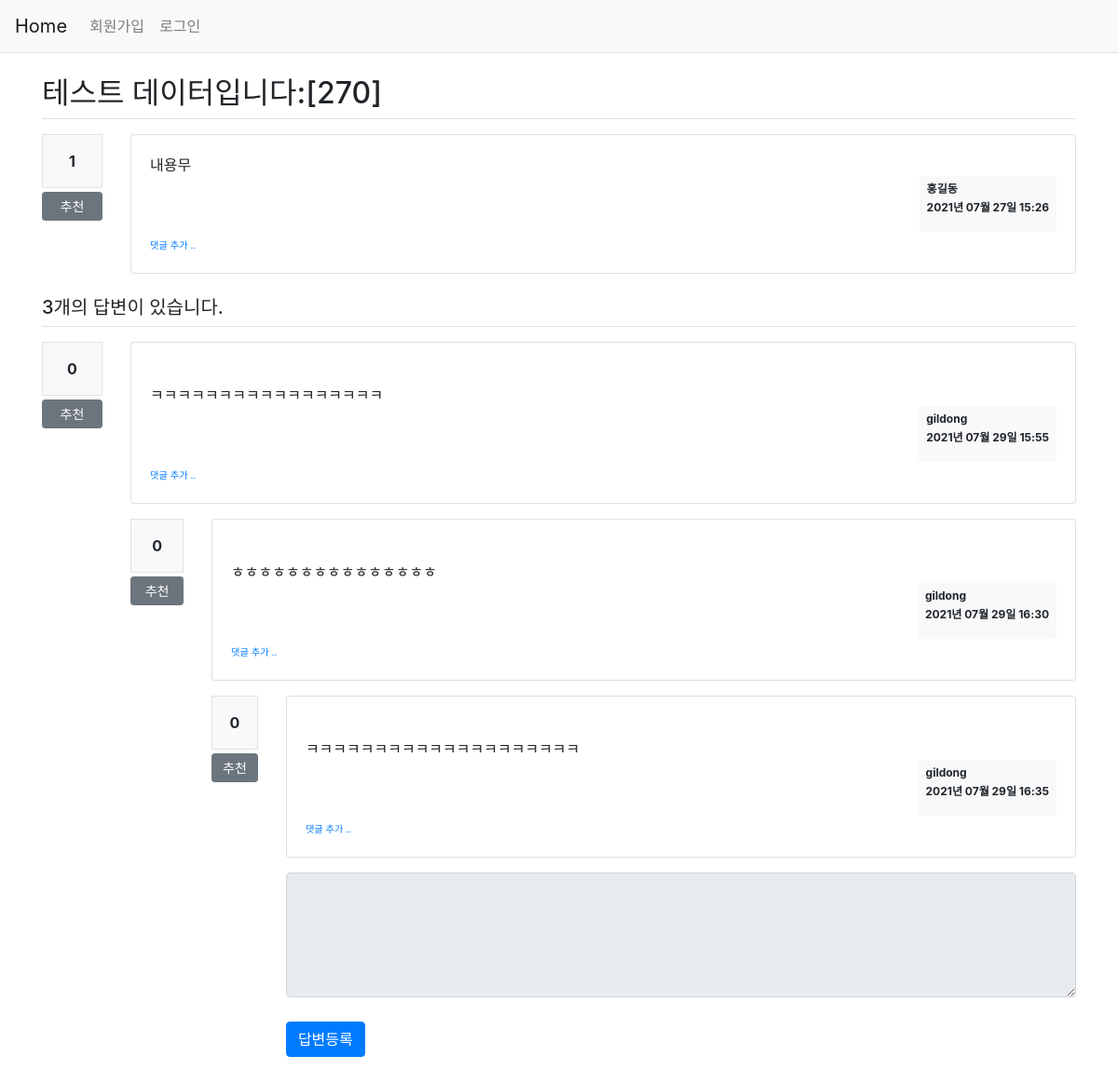
Page /question/detail/273/ on the committed database.
### models.py (models this page shows)
class Question(db.Model):
    id = db.Column(db.Integer, primary_key=True)
    subject = db.Column(db.String(200), nullable=False)
    content = db.Column(db.Text(), nullable=False)
    create_date = db.Column(db.DateTime(), nullable=False)
    user_id = db.Column(db.Integer, db.ForeignKey(
        'user.id', ondelete='CASCADE'), nullable=False)  # 역참조
    user = db.relationship('User', backref=db.backref('question_set'))
    modify_date = db.Column(db.DateTime(), nullable=True)  # 수정 날짜
    voter = db.relationship('User', secondary=question_voter,  # secondary : 다대다 관계
                            backref=db.backref('question_voter_set'))

class User(db.Model):
    id = db.Column(db.Integer, primary_key=True)
    username = db.Column(db.String(150), unique=True, nullable=False)
    password = db.Column(db.String(200), nullable=False)
    email = db.Column(db.String(120), unique=True, nullable=False)

class Answer(db.Model):
    id = db.Column(db.Integer, primary_key=True)
    question_id = db.Column(db.Integer, db.ForeignKey(
        'question.id', ondelete='CASCADE'))
    question = db.relationship(
        'Question', backref=db.backref('answer_set'))  # 역참조
    content = db.Column(db.Text(), nullable=False)
    create_date = db.Column(db.DateTime(), nullable=False)
    user_id = db.Column(db.Integer, db.ForeignKey(
        'user.id', ondelete='CASCADE'), nullable=False)
    user = db.relationship('User', backref=db.backref('answer_set'))  # 역참조
    modify_date = db.Column(db.DateTime(), nullable=True)
    voter = db.relationship('User', secondary=answer_voter,
                            backref=db.backref('answer_voter_set'))

### views/question_views.py (the view)
@bp.route('/detail/<int:question_id>/')
def detail(question_id):
    form = AnswerForm()
    question = Question.query.get_or_404(question_id)  # 404 오류시 에러페이지 출력
    return render_template('question/question_detail.html', question=question, form=form)

### forms.py
class AnswerForm(FlaskForm):
    content = TextAreaField('내용', validators=[DataRequired('내용을 입력해주세요.')])

### filter.py (called while the page is built)
def format_datetime(value, fmt='%Y년 %m월 %d일 %H:%M'):
    return value.strftime(fmt)

### views/auth_views.py (called while the page is built)
@bp.before_app_request  # 모든 라우트 함수보다 앞에 실행
def load_logged_in_user():
    user_id = session.get('user_id')
    if user_id is None:
        g.user = None
    else:
        g.user = User.query.get(user_id)

### templates/question/question_detail.html (shortened to what this page needs)
{%extends 'base.html'%} {%block content%}
<div class="container my-3">
  <h2 class="border-bottom py-2">{{question.subject}}</h2>
  <div class="row my-3">
    <div class="col-1">
      <div class="bg-light text-center p-3 border font-weight-bolder mb-1">
        {{question.voter|length}}
      </div>
      <a
        href="{{ url_for('vote.question', question_id=question.id) }}"
        class="recommend btn btn-sm btn-secondary btn-block my-1"
        >추천</a
      >
    </div>
    <div class="col-11">
      <div class="card">
        <div class="card-body">
          <div class="card-text">{{question.content}}</div>
          <div class="d-flex justify-content-end">
            <div class="badge badge-light p-2 text-left">
              <div class="mb-2">{{question.user.username}}</div>
              <div>{{question.create_date|datetime}}</div>
              <br />
            </div>
          </div>
          <div>
            <a
              href="{{ url_for('comment.create_question', question_id=question.id) }}"
              class="small"
              ><small>댓글 추가 ..</small></a
            >
          </div>
        </div>
      </div>
    </div>
  </div>
  <h5 class="border-bottom my-3 py-2">
    {{question.answer_set|length}}개의 답변이 있습니다.
  </h5>
  {%for answer in question.answer_set %}
  <div class="row my-3">
    <div class="col-1">
      <div class="bg-light text-center p-3 border font-weight-bolder mb-1">
        {{ answer.voter|length }}
      </div>
      <a
        href="{{ url_for('vote.answer', answer_id=answer.id) }}"
        class="recommend btn btn-sm btn-secondary btn-block my-1"
        >추천</a
      >
    </div>
    <div class="col-11">
      <div class="card">
        <div class="card-body">
          <div class="card-text" style="white-space: pre-line">
            {{ answer.content }}
          </div>
          <div class="d-flex justify-content-end">
            <div class="badge badge-light p-2 text-left">
              <div class="mb-2">{{answer.user.username}}</div>
              <div>{{ answer.create_date|datetime }}</div>
              <br />
            </div>
          </div>
          <div>
            <a
              href="{{ url_for('comment.create_answer', answer_id=answer.id) }}"
              class="small"
              ><small>댓글 추가 ..</small></a
            >
          </div>
        </div>
      </div>
      {%endfor%}
      <form
        action="{{ url_for('answer.create', question_id=question.id) }}"
        method="post"
        class="my-3"
      >
        <div class="form-group">
          <textarea
            {%if
            not
            g.user%}
            disabled
            {%endif%}
            name="content"
            id="content"
            class="form-control"
            rows="5"
          ></textarea>
        </div>
        <input type="submit" value="답변등록" class="btn btn-primary" />
      </form>
    </div>
  </div>
  {%endblock%}

### static/style.css (style rules this page uses)
textarea { width: 100%; }
input[type="submit"] { margin-top: 10px; }

### rows in the picture
Question: subject "테스트 데이터입니다:[270]", content "내용무", create_date "2021년 07월 27일 15:26"
User: user.username "홍길동"
Answer: voter|length "0", content "ㅋㅋㅋㅋㅋㅋㅋㅋㅋㅋㅋㅋㅋㅋㅋㅋㅋ", user.username "gildong", create_date "2021년 07월 29일 15:55"
Answer: voter|length "0", content "ㅎㅎㅎㅎㅎㅎㅎㅎㅎㅎㅎㅎㅎㅎㅎ", user.username "gildong", create_date "2021년 07월 29일 16:30"
Answer: voter|length "0", content "ㅋㅋㅋㅋㅋㅋㅋㅋㅋㅋㅋㅋㅋㅋㅋㅋㅋㅋㅋㅋ", user.username "gildong", create_date "2021년 07월 29일 16:35"

### other values in the picture
{{ question.voter|length }} "1"
{{ question.answer_set|length }} "3"
